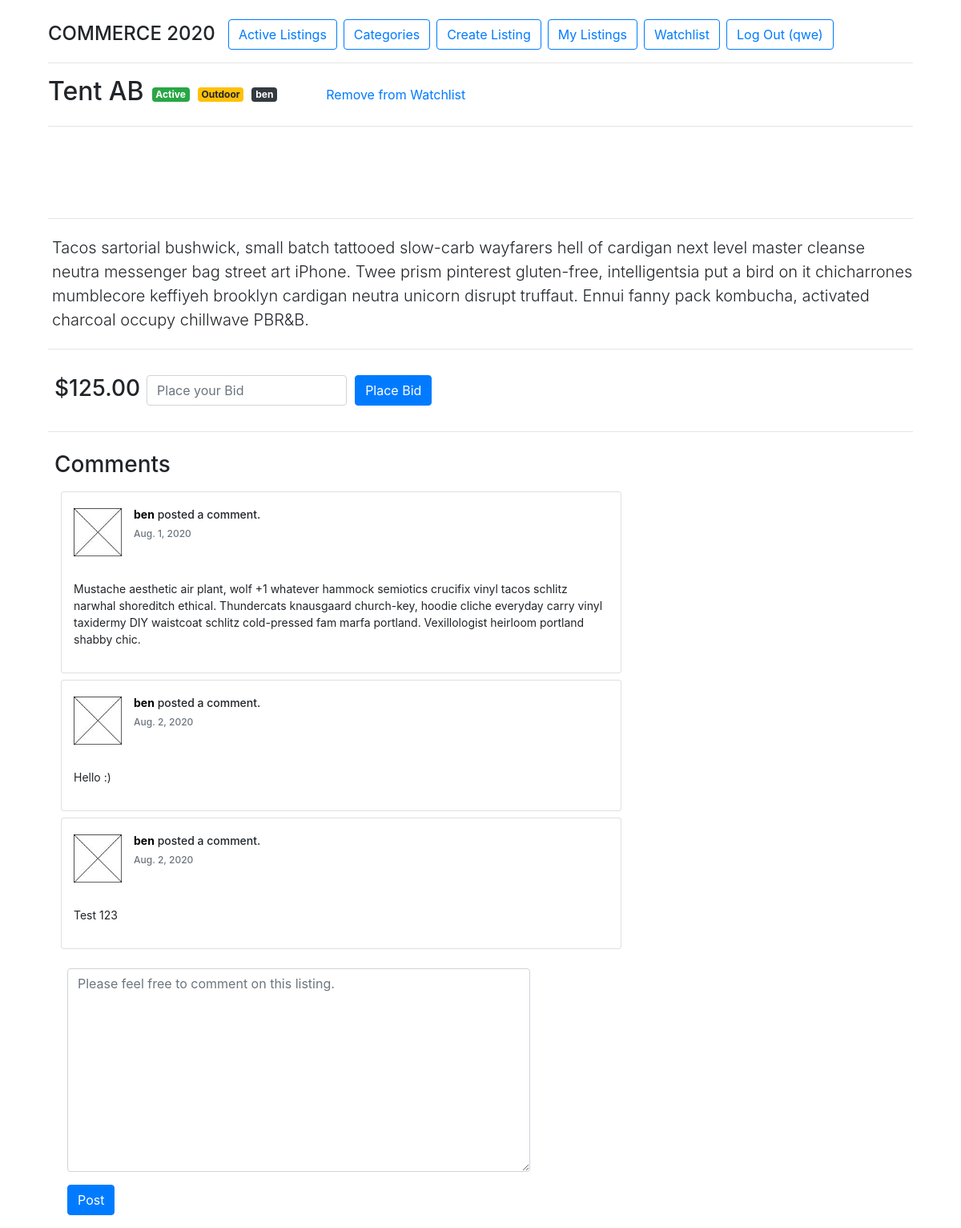
Screenshot of /listings/3 (signed in) with the database file from the repository.
### auctions/models.py (models this page shows, shortened)
class User(AbstractUser):
    def __str__(self):
        return f"{self.username}"

class Listing(models.Model):
    title = models.CharField(max_length=64, unique=True)
    description = models.CharField(max_length=512)
    imgurl = models.CharField(max_length=128)
    start_price = models.DecimalField(max_digits=12, decimal_places=2)
    closed = models.BooleanField(default=False, editable=False)
    bids = models.ManyToManyField('Bid', blank=True, related_name='listing_bids')
    user = models.ForeignKey(User, on_delete=models.CASCADE, null=True)
    category = models.ForeignKey(Category, on_delete=models.CASCADE)

class Category(models.Model):
    category = models.CharField(max_length=64)
    def __str__(self):
        return f"{self.category}"

class Bid(models.Model):
    user = models.ForeignKey(User, on_delete=models.CASCADE)
    bid_price = models.DecimalField(max_digits=12, decimal_places=2)

class Comment(models.Model):
    user = models.ForeignKey(User, on_delete=models.CASCADE, related_name="commentators")
    listing = models.ForeignKey(Listing, on_delete=models.CASCADE, related_name="commented")
    comment = models.CharField(max_length=1024)
    date_created = models.DateField(blank=True, null=True, editable=False, auto_now_add=True)

### auctions/views.py (the view)
# urls.py: path("listings/<int:listing_id>", views.listings, name="listings"),
@login_required
def listings(request, listing_id):
    try:
        listing = Listing.objects.get(pk=listing_id)
    except:
        return render(request, "auctions/error.html", {
            "error": "404 / Listing doesn't exist."
        })
    try:
        comments = Comment.objects.all().filter(listing__id=listing_id)
    except:
        comments = None
    try:
        watchlist_entry = Watchlist.objects.all().filter(listing__id=listing_id, user__id=request.user.id)
    except:
        watchlist_entry = None
    bid_form = BidForm()
    comment_form = CommentForm()
    context = {
    "listing": listing,
    "bid_form": bid_form,
    "comment_form": comment_form,
    "comments": comments,
    "watchlist_entry": watchlist_entry,
    }
    if request.method == "POST":
        if request.POST.get("form_type") == 'place_bid':
            bid_form = BidForm(request.POST)
            if bid_form.is_valid():
                placed_bid = bid_form.cleaned_data.get('bid_price')
                try:
                    highest_bid = Listing.objects.get(pk=listing_id).bids.last().bid_price
                except:
                    highest_bid = 0
                if placed_bid <= highest_bid or placed_bid <= listing.start_price:
                    bid_form.add_error("bid_price", "Your bid is too low :(")
                    context["bid_form"] = bid_form
                    return render(request, "auctions/listings.html", context)
                listing_to_update = Listing.objects.get(pk=listing_id)
                bid_to_add = Bid(user=request.user, bid_price=placed_bid)
                bid_to_add.save()
                listing_to_update.bids.add(bid_to_add)
                return redirect('auctions:listings', listing_id=listing_id)
        elif request.POST.get("form_type") == "post_comment":
                comment_form = CommentForm(request.POST)
                if comment_form.is_valid():
                    form_tmp = comment_form.save(commit=False)
                    form_tmp.user = request.user
                    form_tmp.listing = listing
                    form_tmp.save()
                    return redirect('auctions:listings', listing_id=listing_id)
    elif request.method == "GET":
        return render(request, "auctions/listings.html", context)

### auctions/forms.py
class BidForm(forms.ModelForm):
    class Meta:
        model = Bid
        fields = ('bid_price',)
        widgets = {
            'bid_price': forms.NumberInput(attrs={'placeholder': 'Place your Bid'})
        }
        labels = {
            'bid_price': ""
        }

class CommentForm(forms.ModelForm):
    class Meta:
        model = Comment
        fields = ('comment',)
        widgets = {
            'comment': forms.Textarea(attrs={'placeholder': 'Please feel free to comment on this listing.'})
        }
        labels = {
            'comment': "",
        }

### auctions/context_processors.py (called while the page is built)
def get_current_year_to_context(request):
    current_datetime = datetime.datetime.now()
    return {
        'current_year': current_datetime.year
    }

def get_listings_count_to_context(request):
    return {
        "listings_count": Listing.objects.all().count()
    }

### auctions/templates/auctions/listings.html (shortened to what this page needs)
{% extends "auctions/layout.html" %}
{% load static %}
{% load crispy_forms_tags %}
{% block body %}
<div class="d-flex justify-content-start d-flex align-items-center">
    <h2>{{ listing.title }}</h2>
    {% if listing.closed %}
        <span class="badge badge-secondary listing-badge">Closed</span>
    {% else %}
        <span class="badge badge-success listing-badge">Active</span>
    {% endif %}
    <span class="badge badge-warning listing-badge">{{ listing.category }}</span>
    <span class="badge badge-dark listing-badge">{{ listing.user.username }}</span>
    {% if watchlist_entry %}
    <a class="btn btn-link ml-5" href="{% url 'auctions:watchlist_toggle' listing.id %}">Remove from Watchlist</a>
{% else %}
    <a class="btn btn-link ml-5" href="{% url 'auctions:watchlist_toggle' listing.id %}">Add to Watchlist</a>
{% endif %}
</div>
<hr>
<div class="my-3 py-3 px-2">
</div>
<hr>
<div class="listing-description mb-0">
    <p class="lead mb-0">{{ listing.description }}</p>
</div>
<hr>
{% if not listing.closed %}
<div class="d-flex justify-content-start pt-3 mt-2">
    {% if listing.bids.last %}
    <h3 class="mt-0 mx-2">${{ listing.bids.last.bid_price }}</h3>
    {% else %}
    <h3 class="mt-0 mx-2">${{ listing.start_price }}</h3>
    {% endif %}
    <form action="{% url 'auctions:listings' listing.id %}" method="post">
        <div class="form-row">
            <div class="form-group col-sm-8 mb-0">
                {{ bid_form.bid_price|as_crispy_field }}
            </div>
            <div class="form-group col-sm-4 mb-0">
                <button type="submit" class="btn btn-primary">Place Bid</button>
            </div>
        </div>
    </form>
</div>
<hr>
{% endif %}
{% if not listing.closed %}
<div class='container mt-4 ml-2 pl-0'>
<h3>Comments</h3>
</div>
<div class="container ml-3 pl-0 mb-4">
    <div class="row">
        <div class="col-8">
            {% if comments %}
                {% for comment in comments %}
                    <div class="card card-white post mt-2">
                        <div class="post-heading">
                            <div class="float-left image">
                                <img src="{% static "auctions/images/portrait.jpg" %}" class="img-circle avatar" alt="user profile image">
                            </div>
                            <div class="float-left meta">
                                <div class="title h5">
                                    <a href="#"><b>{{ comment.user.username }}</b></a>
                                    posted a comment.
                                </div>
                                <h6 class="text-muted time">{{ comment.date_created }}</h6>
                            </div>
                        </div>
                        <div class="post-description">
                            <p>{{ comment.comment }}</p>
                        </div>
                    </div>
                {% endfor %}
            {% else %}
            <p>No comments yet!</p>
            {% endif %}
        </div>
    </div>
</div>
<div class="container-fluid mt-1 ml-0 pl-4">
    <div class="row no-gutters">
        <div class="col-10">
            <form action="{% url 'auctions:listings' listing.id %}" method="post">
                <div class="form">
                    <div class="form-group col-md-8 px-0">
                        {{ comment_form.comment|as_crispy_field }}
                    </div>
                    <div class="form-group col-md-4 px-0">
                        <button type="submit" class="btn btn-primary mt-0">Post</button>
                    </div>
                </div>
            </form>
        </div>
    </div>
</div>
{% endif %}
{% endblock %}

### auctions/templates/auctions/layout.html (shortened to what this page needs)
{% load static %}
<!DOCTYPE html>
<html lang="en">
    <head>
        <link rel="stylesheet" href="https://stackpath.bootstrapcdn.com/bootstrap/4.4.1/css/bootstrap.min.css">
        <link href="{% static 'auctions/styles.css' %}" rel="stylesheet">
    </head>
    <body>
        {% with url_name=request.resolver_match.url_name %}
        <ul class="nav mt-4">
            <li class="nav-item">
                <h4 class='mr-3 mt-sp'>COMMERCE 2020</h4>
            </li>
            <li class="nav-item">
                <a class="btn btn-outline-primary {% if url_name == 'index' %}active{% endif %}" href="{% url 'auctions:index' %}">Active Listings</a>
            </li>
            <li>
                <a class="btn btn-outline-primary ml-2  {% if url_name == 'categories' %}active{% endif %}" href="{% url 'auctions:categories' %}">Categories</a>
            </li>
            {% if user.is_authenticated %}
                <li class="nav-item">
                    <li>
                        <a class="btn btn-outline-primary ml-2  {% if url_name == 'create_listing' %}active{% endif %}" href="{% url 'auctions:create_listing' %}">Create Listing</a>
                    </li>
                    <li>
                        <a class="btn btn-outline-primary ml-2 {% if url_name == 'my_listings' %}active{% endif %}" href="{% url 'auctions:my_listings' %}">My Listings</a>
                    </li>
                    <li>
                        <a class="btn btn-outline-primary ml-2 {% if url_name == 'watchlist' %}active{% endif %}" href="{% url 'auctions:watchlist' %}">Watchlist</a>
                    </li>
                    <li>
                        <a class="btn btn-outline-primary ml-2 {% if url_name == 'logout' %}active{% endif %}" href="{% url 'auctions:logout' %}">Log Out ({{ user.username }})</a>
                    </li>
                </li>
            {% endif %}
        </ul>
        {% endwith %}
        <hr>
        {% block body %}
        {% endblock %}
    </body>
</html>

### auctions/static/auctions/styles.css (style rules this page uses)
body { width: 90vw; margin: auto; }
html { overflow: -moz-scrollbars-vertical; overflow-y: scroll; }
.mt-sp { margin-top: 4px; margin-bottom: 0px; }
.listing-description { margin: 10px 0px 5px 0px; padding: 5px 0 5px 5px; }
.listing-badge { margin: 0 0 0 10px; }
.card-white .h5 { font-size:14px; //font-family: "Helvetica Neue",Helvetica,Arial,sans-serif; }
.card-white .time { font-size:12px; //font-family: "Helvetica Neue",Helvetica,Arial,sans-serif; }
.post .post-heading { height: 95px; padding: 20px 15px; }
.post .post-heading .avatar { width: 60px; height: 60px; display: block; margin-right: 15px; }
.post .post-heading .meta .title { margin-bottom: 0; }
.post .post-heading .meta .title a { color: black; }
.post .post-heading .meta .time { margin-top: 8px; color: #999; }
.post .post-description { padding: 15px; }
.post .post-description p { font-size: 14px; }

### rows the page displays
User: username "qwe"
Listing: title "Tent AB", category "Outdoor", user.username "ben", description "Tacos sartorial bushwick, small batch tattooed slow-carb wayfarers hell of cardigan next level master cleanse neutra messenger bag street art iPhone. Twee prism pinterest gluten-free, intelligentsia put a bird on it chicharrones mumblecore keffiyeh brooklyn cardigan neutra unicorn disrupt truffaut. Ennui fanny pack kombucha, activated charcoal occupy chillwave PBR&B.", bids.last.bid_price "125.00"
Comment: user.username "ben", date_created "Aug. 1, 2020", comment "Mustache aesthetic air plant, wolf +1 whatever hammock semiotics crucifix vinyl tacos schlitz narwhal shoreditch ethical. Thundercats knausgaard church-key, hoodie cliche everyday carry vinyl taxidermy DIY waistcoat schlitz cold-pressed fam marfa portland. Vexillologist heirloom portland shabby chic."
Comment: user.username "ben", date_created "Aug. 2, 2020", comment "Hello :)"
Comment: user.username "ben", date_created "Aug. 2, 2020", comment "Test 123"
